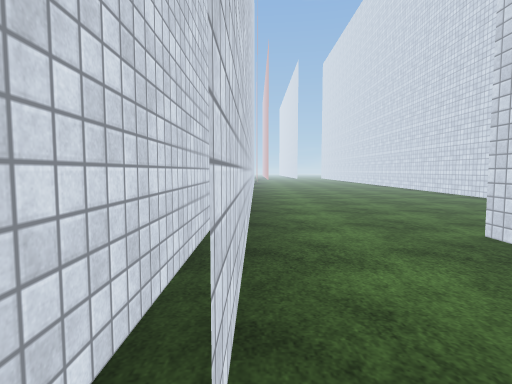
[1] (above)

22 first-person views from a walk through a scene from a Unity 3-D project. The camera is 1.3 m above the floor, tilts 4° down and sees 80° across. The floor is counted in squares, 2 m on a side. Each view is taken from the middle of a square. On the plan, view 1 faces up. The plan holds only what a view shows up to about 10 squares ahead; the rest is blank. The place goes on beyond the plan. The player character is not drawn. Some animated figures are left out. Surface patterns are stand-ins for the level's own textures.

[2]
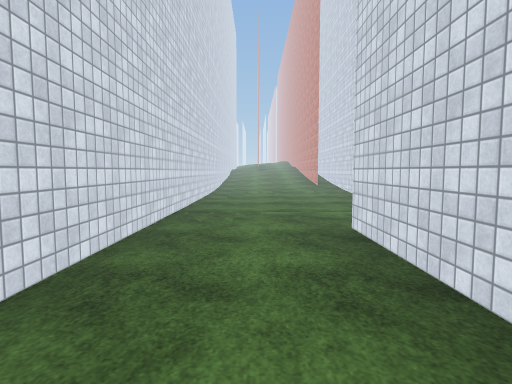

[3]
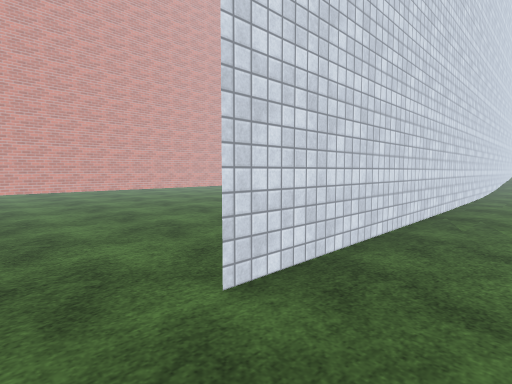

[4]
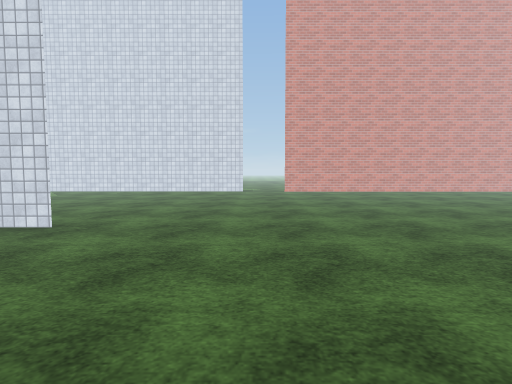

[5]
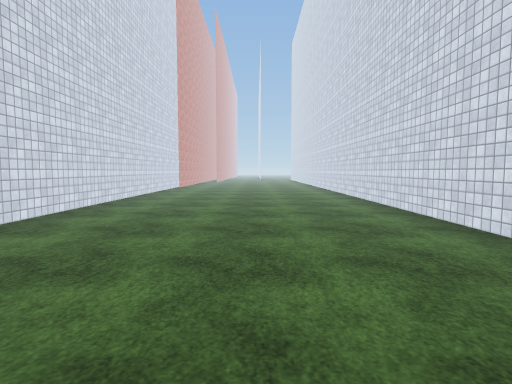

[6]
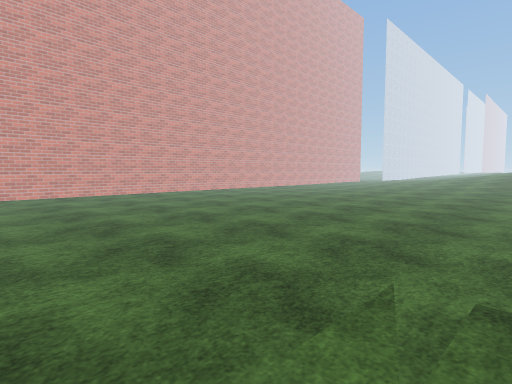

[7]
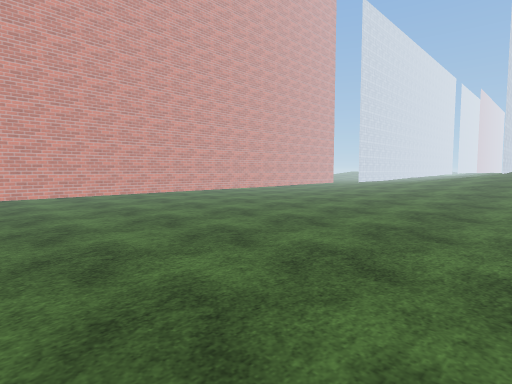

[8]
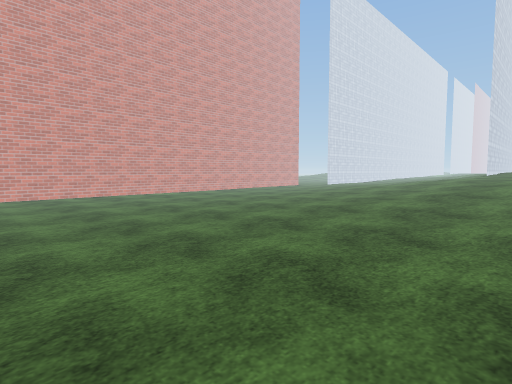

[9]
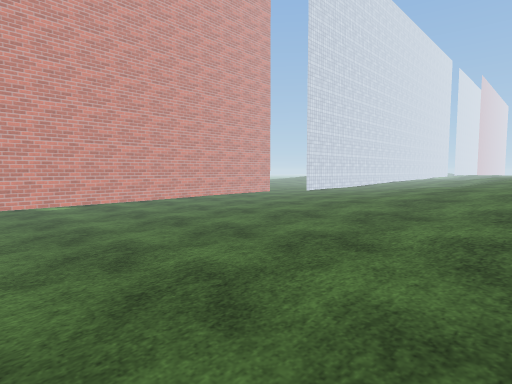

[10]
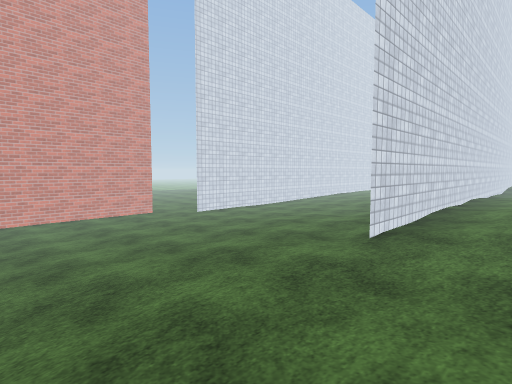

[11]
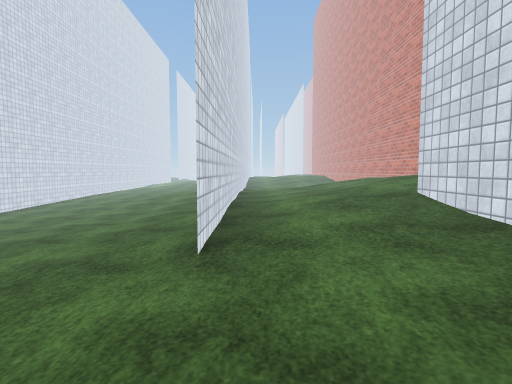

[12]
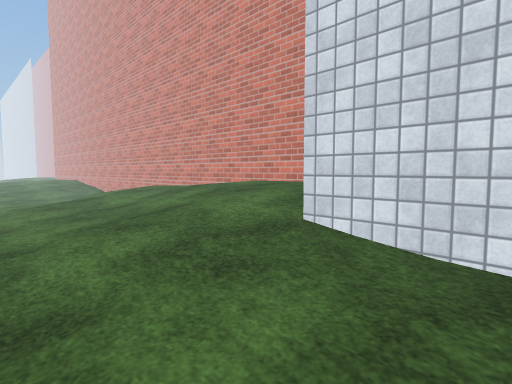

[13]
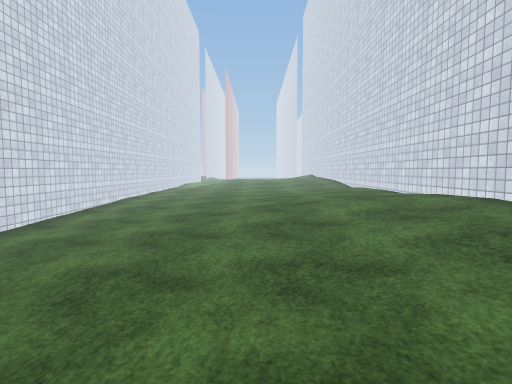

[14]
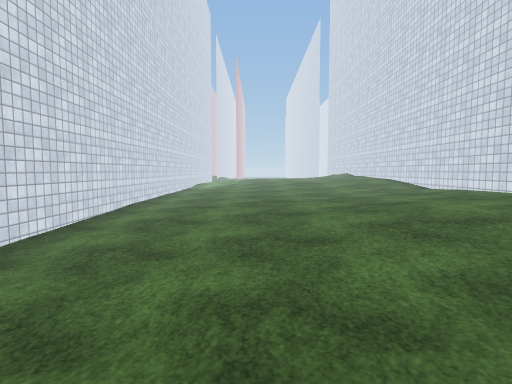

[15]
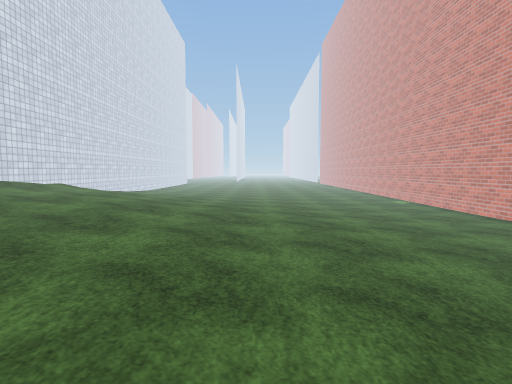

[16]
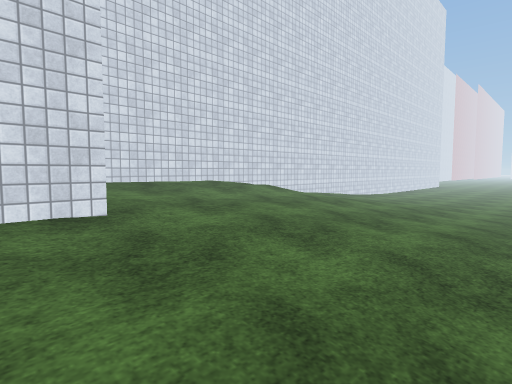

[17]
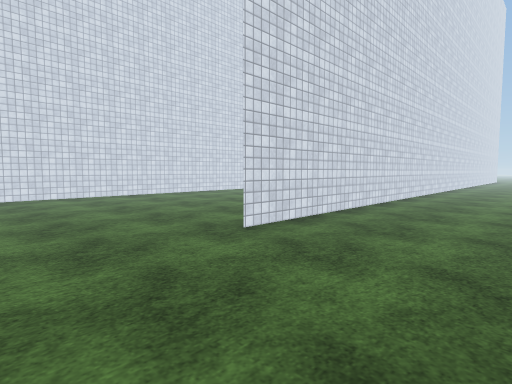

[18]
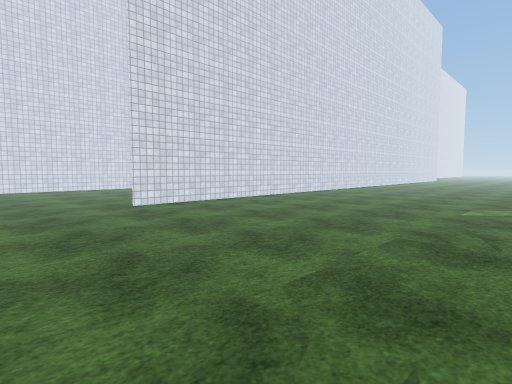

[19]
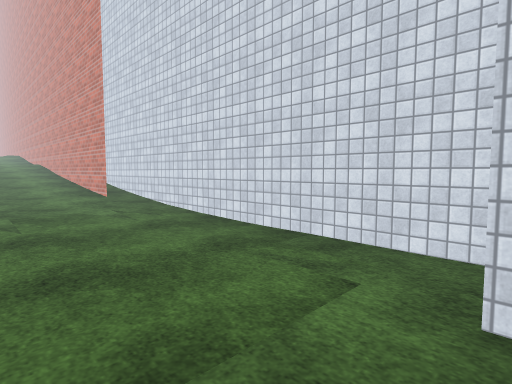

[20]
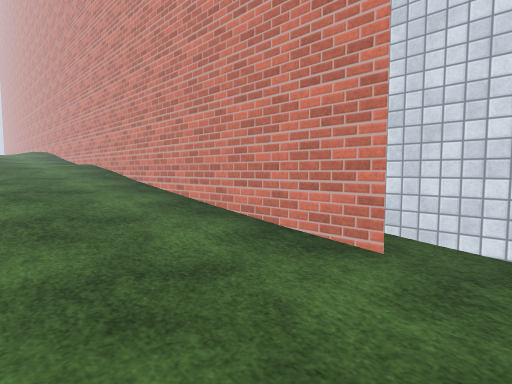

[21]
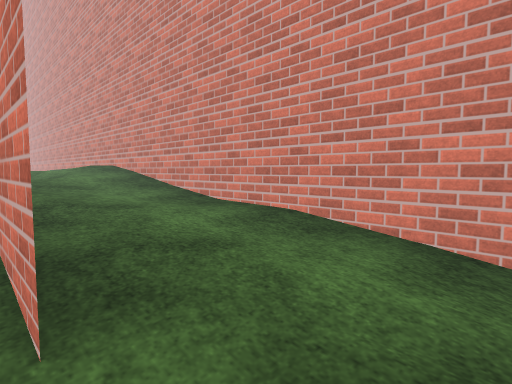

[22]
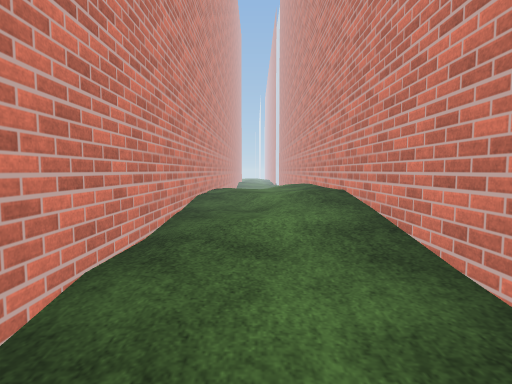

### Floor plan
Key: @ floor where view 1 was taken; # wall or solid block; . main floor; : floor 0.25 m higher than the main floor; + floor 0.5 m higher than the main floor; * floor 0.75 m higher than the main floor; % floor 1 m higher than the main floor; & floor 1.25 m higher than the main floor; / step, stairs or slope.
Columns run from 2 left of view 1 to 11 right of it. Each row starts with its distance up from view 1.
 15        #.....
 14   #....#.....
 13   #....#.....
 12   #....#.....
 11   #....#.....
 10   #....#......
  9   #....#......
  8   #....#......
  7   #....#......
  6   #...........
  5   #...........
  4   #...........
  3   #..........#
  2   #.#........#
  1  ##.#........#
  0 ##@.#........#
 -1 #...#........#
 -2 #...#........#
 -3 #...#........#
 -4 #...#........#
 -5 #:::#........#
 -6 ##/:#........#
 -7 /#//#::......#
 -8  #//#+::.....#
 -9  #//#///:....#
-10  #//#///::...#
-11  #/##////:...#
-12  #/##/////:..#
-13  #/##/////:..#
-14  #/##/////::.#
-15  #/##////+::.#
-16  #/##/#////:.#
-17  #/#//#////:..
-18  #/#//#////:#
-19  # #//#//++:#
-20  # #//#////:#
-21  # #//#////:#
-22  # # /#%///+#
-23    #/%#%///+#
-24    #%%#//+++#
-25    #//#%/+++#
-26    #//#//*+/#
-27     //#///++#
-28       #&%//+#

Positions as (right, up) in squares from view 1, and headings:
1: (0, 0), facing up
2: (1, 4), facing down
3: (1, 4), facing down-right
4: (2, 4), facing right
5: (3, 4), facing up
6: (3, 1), facing down-right
7: (3, -2), facing down-right
8: (3, -5), facing down-right
9: (4, -8), facing down-right
10: (3, -12), facing down-right
11: (4, -13), facing down
12: (4, -15), facing down-left
13: (7, -17), facing down
14: (8, -19), facing down
15: (7, -18), facing up
16: (7, -16), facing up-left
17: (8, 4), facing up-left
18: (11, 4), facing up-left
19: (1, 0), facing down-left
20: (1, -5), facing down-left
21: (1, -10), facing down-left
22: (0, -12), facing down
